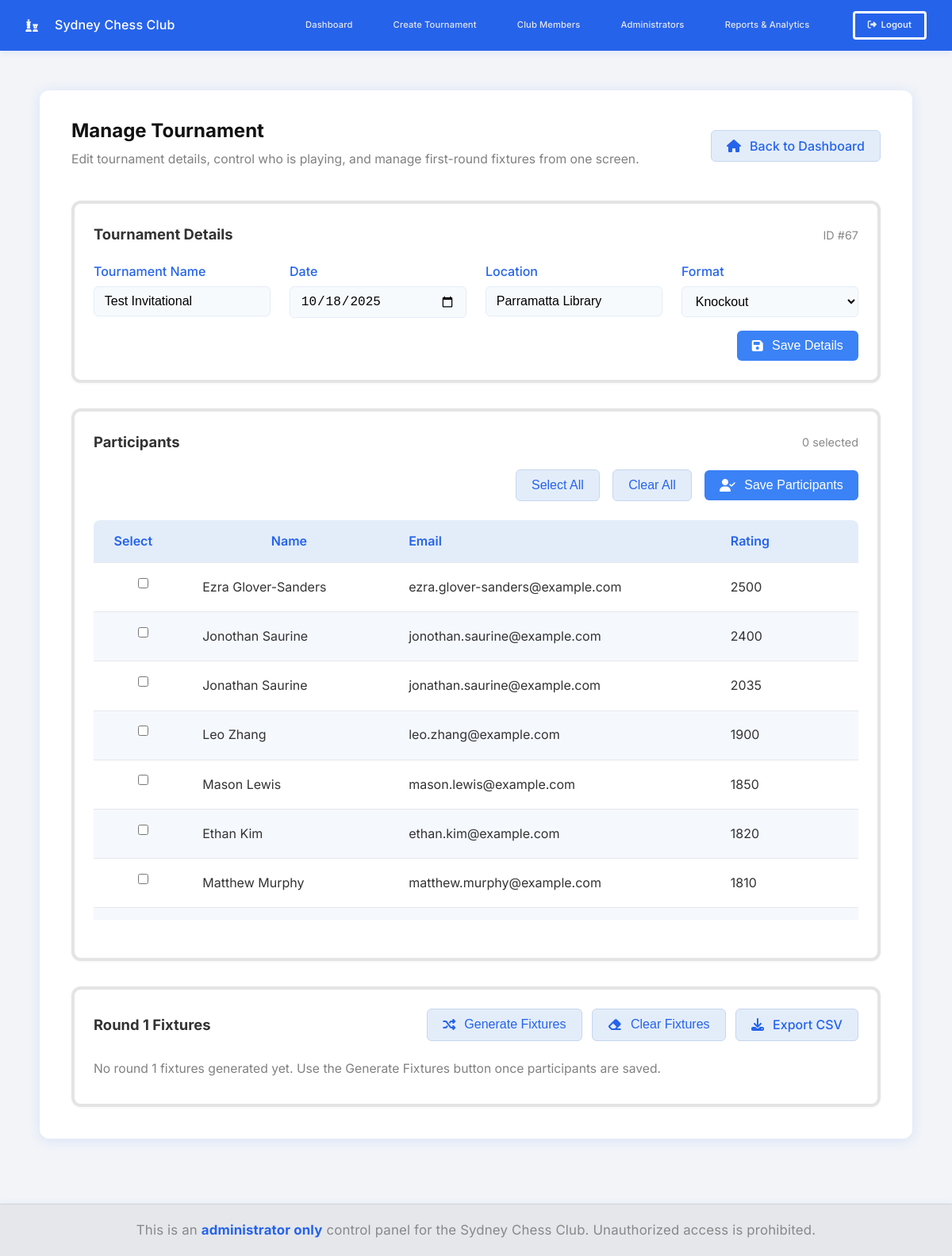
/edit-tournament/67 (signed in), run on an earlier commit of the app's database.
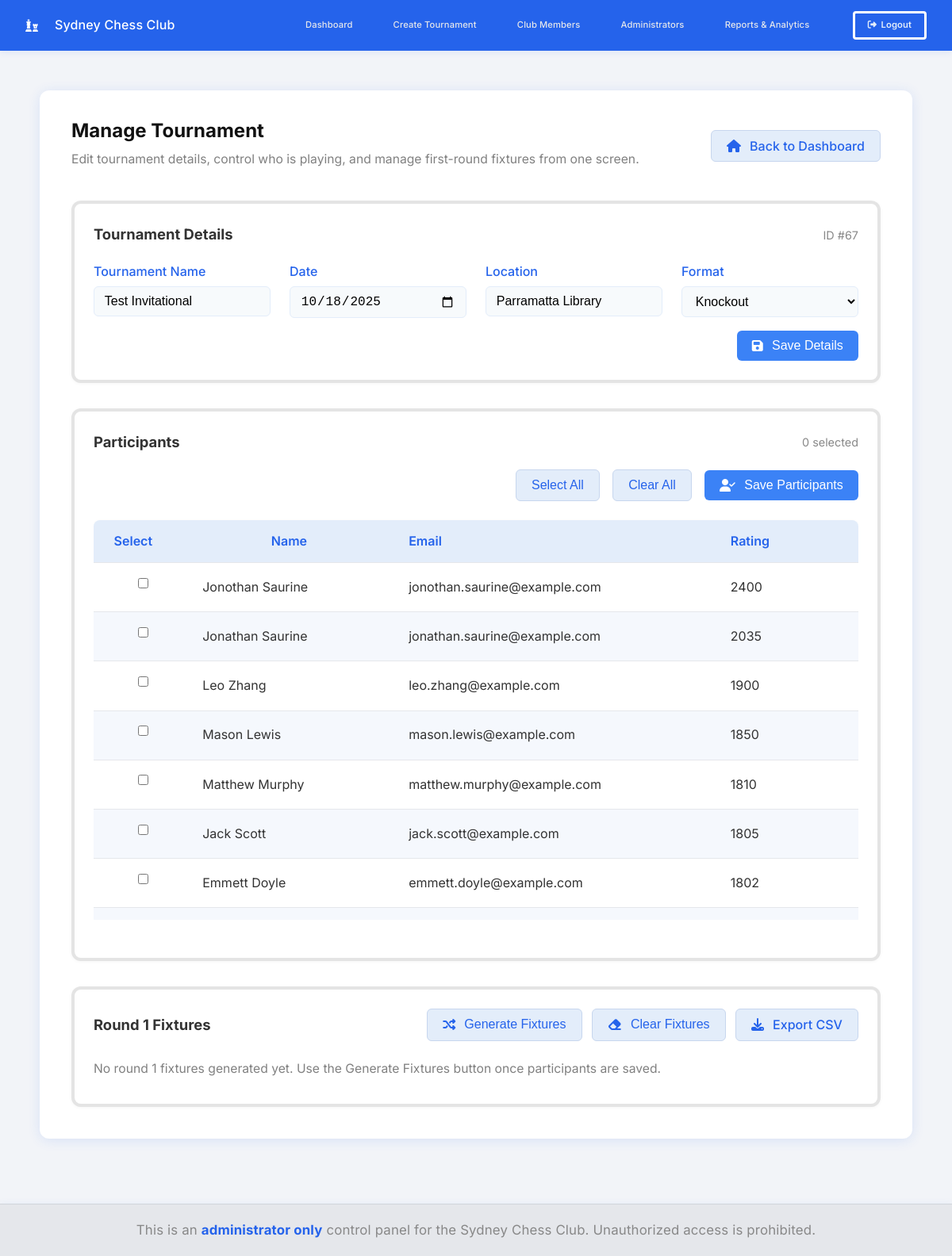
And on a later commit of the database.
### tables this page shows
CREATE TABLE members (
        id INTEGER PRIMARY KEY AUTOINCREMENT,
        name TEXT NOT NULL,
        email TEXT,
        rating INTEGER DEFAULT 1200,
        joined_at TEXT DEFAULT (datetime ('now'))
    );

### app.py (the view, shortened to what this page needs)
@app.route('/edit-tournament/<int:tournament_id>', methods=['GET', 'POST'])
@login_required
def edit_tournament(tournament_id):
    intent = request.form.get('intent')
    with get_db_connection() as conn:
        tournament = conn.execute('SELECT * FROM tournaments WHERE id = ?', (tournament_id,)).fetchone()
        if not tournament:
            flash('Tournament not found', 'danger')
            return redirect(url_for('index'))
        members = conn.execute('SELECT * FROM members ORDER BY rating DESC, name ASC').fetchall()
        selected_ids = {
            row['member_id']
            for row in conn.execute(
                'SELECT member_id FROM tournament_participants WHERE tournament_id = ?',
                (tournament_id,)
            ).fetchall()
        }
        fixtures = conn.execute('''
            SELECT f.*, m1.name as player1_name, m2.name as player2_name
            FROM fixtures f
            JOIN members m1 ON f.player1_id = m1.id
            LEFT JOIN members m2 ON f.player2_id = m2.id
            WHERE f.tournament_id = ? AND f.round = 1
            ORDER BY f.id
        ''', (tournament_id,)).fetchall()
    return render_template(
        'edit-tournament.html',
        tournament=tournament,
        members=members,
        selected_ids=selected_ids,
        fixtures=fixtures
    )

### app.py (called while the page is built)
def get_db_connection():
    conn = sqlite3.connect('data/main.db')
    conn.row_factory = sqlite3.Row
    try:
        conn.execute('PRAGMA foreign_keys = ON')
    except Exception:
        pass
    return conn

def login_required(f):
    @wraps(f)
    def decorated_function(*args, **kwargs):
        if 'username' not in session:
            flash('You must be logged in to access this page', 'danger')
            return redirect(url_for('login'))
        return f(*args, **kwargs)
    return decorated_function

@app.before_request
def ensure_csrf_and_session():
    if 'csrf_token' not in session:
        session['csrf_token'] = secrets.token_hex(32)
    if request.method == 'POST':
        token = request.form.get('csrf_token')
        if not token or token != session.get('csrf_token'):
            abort(400)

@app.context_processor
def inject_globals():
    allow_signup = False
    if os.environ.get('ADMIN_SIGNUP_SECRET'):
        allow_signup = True
    return dict(csrf_token=session.get('csrf_token'), allow_signup=allow_signup, APP_ENV=APP_ENV)

### templates/edit-tournament.html (shortened to what the changed rows need)
{% extends 'base.html' %}
{% block content %}
<div class="main-container tournament-manage-container">
    <div class="tournament-manage-header flex-between">
        <div>
            <h2 class="tournament-manage-title">Manage Tournament</h2>
        </div>
    </div>
    <section class="manage-card" id="participants">
        <form method="post" action="{{ url_for('edit_tournament', tournament_id=tournament['id']) }}">
            <div class="scrollable-table">
                <table class="tournament-table members-table">
                    <thead>
                        <tr>
                            <th>Select</th>
                            <th>Name</th>
                            <th>Email</th>
                            <th>Rating</th>
                        </tr>
                    </thead>
                    <tbody>
                        {% for member in members %}
                        <tr>
                            <td><input type="checkbox" name="participants" value="{{ member['id'] }}" ></td>
                            <td>{{ member['name'] }}</td>
                            <td>{{ member['email'] or '-' }}</td>
                            <td>{{ member['rating'] }}</td>
                        </tr>
                        {% endfor %}
                    </tbody>
                </table>
            </div>
        </form>
    </section>
</div>
{% endblock %}

What changed in the data, as far as the page shows it:
removed members: name "Ezra Glover-Sanders", email "ezra.glover-sanders@example.com", rating "2500"
removed members: name "Ethan Kim", email "ethan.kim@example.com", rating "1820"
now on this page (row unchanged): members: name "Jack Scott", email "jack.scott@example.com", rating "1805"
now on this page (row unchanged): members: name "Emmett Doyle", email "emmett.doyle@example.com", rating "1802"
